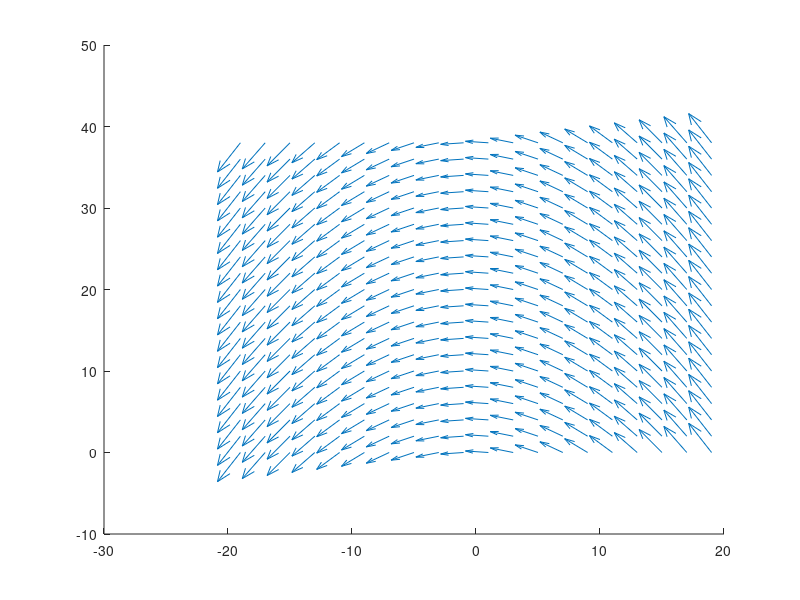

Here is the MATLAB script that generated this plot: (Note: this script raises an error after producing the figure.)
g = 9.81;

[X,Y] = meshgrid(0:2:38,-19:2:19);
% xTresh = 0.1;
% yTresh = -0.1;
U = Y;
V = zeros(length(U),length(U)) -g;

% xacceptIndex = X >= xTresh;
% yacceptIndex = Y >= yTresh;

% quiver(Y(yacceptIndex),X(yacceptIndex),V(yacceptIndex),U(yacceptIndex),LineWidth=0.01, Color = "#5AA4FF"); hold on;
% quiver(Y ,X ,V ,U ,LineWidth=0.01, Color="#5AA4FF"); 

quiver(Y, X, V, U, LineWidth=1.5, Color="#5AA4FF"); 

set(gca,'Visible','off')
h=gca; h.XAxis.TickLength = [0 0];
h=gca; h.YAxis.TickLength = [0 0];

ylim([-4 13]); xlim([-20 20]);